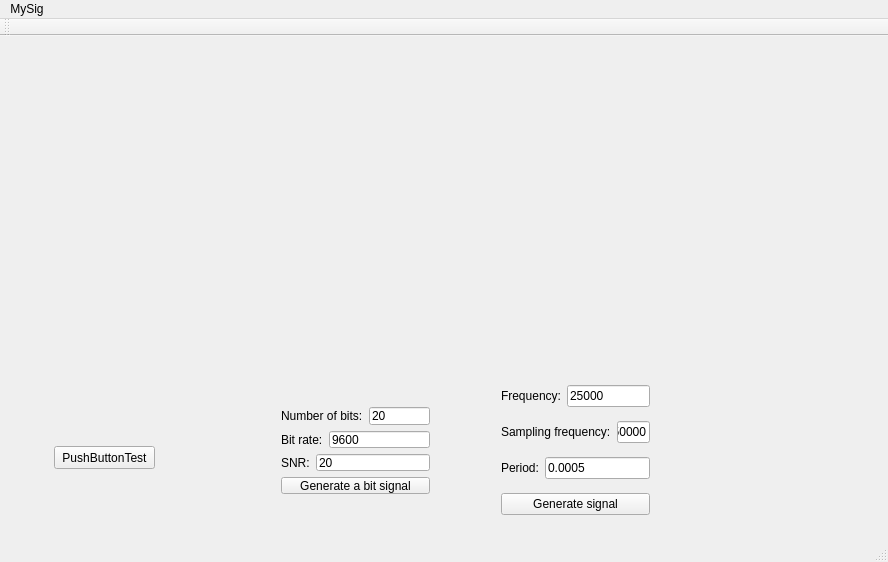
<?xml version="1.0" encoding="UTF-8"?>
<ui version="4.0">
 <class>MainWindow</class>
 <widget class="QMainWindow" name="MainWindow">
  <property name="geometry">
   <rect>
    <x>0</x>
    <y>0</y>
    <width>888</width>
    <height>562</height>
   </rect>
  </property>
  <property name="windowTitle">
   <string>MainWindow</string>
  </property>
  <widget class="QWidget" name="centralWidget">
   <widget class="QCustomPlot" name="signalGraphic" native="true">
    <property name="geometry">
     <rect>
      <x>20</x>
      <y>20</y>
      <width>801</width>
      <height>281</height>
     </rect>
    </property>
   </widget>
   <widget class="QWidget" name="verticalLayoutWidget">
    <property name="geometry">
     <rect>
      <x>490</x>
      <y>330</y>
      <width>171</width>
      <height>171</height>
     </rect>
    </property>
    <layout class="QVBoxLayout" name="verticalLayout">
     <item>
      <layout class="QHBoxLayout" name="horizontalLayout">
       <item>
        <widget class="QLabel" name="label">
         <property name="text">
          <string>Frequency:</string>
         </property>
        </widget>
       </item>
       <item>
        <widget class="QLineEdit" name="lineEditFrequency">
         <property name="text">
          <string>25000</string>
         </property>
        </widget>
       </item>
      </layout>
     </item>
     <item>
      <layout class="QHBoxLayout" name="horizontalLayout_2">
       <item>
        <widget class="QLabel" name="label_2">
         <property name="text">
          <string>Sampling frequency:</string>
         </property>
        </widget>
       </item>
       <item>
        <widget class="QLineEdit" name="lineEditSamplingFrequency">
         <property name="text">
          <string>250000</string>
         </property>
        </widget>
       </item>
      </layout>
     </item>
     <item>
      <layout class="QHBoxLayout" name="horizontalLayout_4">
       <item>
        <widget class="QLabel" name="label_3">
         <property name="text">
          <string>Period:</string>
         </property>
        </widget>
       </item>
       <item>
        <widget class="QLineEdit" name="lineEditPeriod">
         <property name="text">
          <string>0.0005</string>
         </property>
        </widget>
       </item>
      </layout>
     </item>
     <item>
      <widget class="QPushButton" name="pushButton">
       <property name="text">
        <string>Generate signal</string>
       </property>
      </widget>
     </item>
    </layout>
   </widget>
   <widget class="QWidget" name="verticalLayoutWidget_2">
    <property name="geometry">
     <rect>
      <x>270</x>
      <y>360</y>
      <width>171</width>
      <height>109</height>
     </rect>
    </property>
    <layout class="QVBoxLayout" name="verticalLayout_3">
     <item>
      <layout class="QHBoxLayout" name="horizontalLayout_5">
       <item>
        <widget class="QLabel" name="label_4">
         <property name="text">
          <string>Number of bits:</string>
         </property>
        </widget>
       </item>
       <item>
        <widget class="QLineEdit" name="lineEditNumberOfBits">
         <property name="text">
          <string>20</string>
         </property>
        </widget>
       </item>
      </layout>
     </item>
     <item>
      <layout class="QHBoxLayout" name="horizontalLayout_3">
       <item>
        <widget class="QLabel" name="label_5">
         <property name="text">
          <string>Bit rate:</string>
         </property>
        </widget>
       </item>
       <item>
        <widget class="QLineEdit" name="lineEditBitRate">
         <property name="text">
          <string>9600</string>
         </property>
        </widget>
       </item>
      </layout>
     </item>
     <item>
      <layout class="QHBoxLayout" name="horizontalLayout_6">
       <item>
        <widget class="QLabel" name="label_6">
         <property name="text">
          <string>SNR:</string>
         </property>
        </widget>
       </item>
       <item>
        <widget class="QLineEdit" name="lineEditSNR">
         <property name="text">
          <string>20</string>
         </property>
        </widget>
       </item>
      </layout>
     </item>
     <item>
      <widget class="QPushButton" name="pushButton_2">
       <property name="text">
        <string>Generate a bit signal</string>
       </property>
      </widget>
     </item>
    </layout>
   </widget>
   <widget class="QPushButton" name="pushButton_3">
    <property name="geometry">
     <rect>
      <x>54</x>
      <y>410</y>
      <width>101</width>
      <height>23</height>
     </rect>
    </property>
    <property name="text">
     <string>PushButtonTest</string>
    </property>
   </widget>
  </widget>
  <widget class="QMenuBar" name="menuBar">
   <property name="geometry">
    <rect>
     <x>0</x>
     <y>0</y>
     <width>888</width>
     <height>21</height>
    </rect>
   </property>
   <widget class="QMenu" name="menuMySig">
    <property name="title">
     <string>MySig</string>
    </property>
   </widget>
   <addaction name="menuMySig"/>
  </widget>
  <widget class="QToolBar" name="mainToolBar">
   <attribute name="toolBarArea">
    <enum>TopToolBarArea</enum>
   </attribute>
   <attribute name="toolBarBreak">
    <bool>false</bool>
   </attribute>
  </widget>
  <widget class="QStatusBar" name="statusBar"/>
 </widget>
 <layoutdefault spacing="6" margin="11"/>
 <customwidgets>
  <customwidget>
   <class>QCustomPlot</class>
   <extends>QWidget</extends>
   <header>qcustomplot.h</header>
   <container>1</container>
  </customwidget>
 </customwidgets>
 <resources/>
 <connections/>
</ui>
